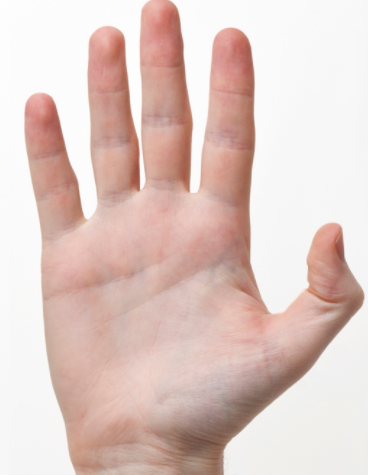
#> input picture Test Codes/Convexity default/Images/Hand1.PNG, 368 x 475 px, given in place of the camera
$ python Main.py
#> lines starting #> are read from the running program, lines starting #| are printed output that depends on the picture; after the words box and inside, x2 and y2 are one past the last pixel; in counts of white or black regions, pixels touching at a corner belong together
# Using Convexity defect

"""
import cv2
import numpy as np

hand = cv2.imread("./TrainData/Greyscale2.jpg",0)

ret, img = cv2.threshold(hand,70,255,cv2.THRESH_BINARY)

countours,hierarchy = cv2.findContours(img.copy(), cv2.RETR_TREE, cv2.CHAIN_APPROX_SIMPLE)

# A one-liner for loop across the contours
hull = [cv2.convexHull(c) for c in countours]
final = cv2.drawContours(hand, hull, -1, (255,255,255))
status = cv2.imwrite(r'./Output/ConvexHull1.jpg', final)
print(status)

cv2.imshow("Hand_Image",hand)
cv2.imshow("Threshold",img)
cv2.imshow("Convex_hull",final)


cv2.waitKey(0)
cv2.destroyAllWindows()

"""

import cv2
import numpy as np
import math
import time

#Start the webCam
cam = cv2.VideoCapture(0)

while cam.isOpened():
    #Read the frames
    var, frames = cam.read()
#> frames is the input picture: shape (475, 368, 3); mean B, G, R 195.9, 201.9, 224

    #Get the hand Data from the rectangle grid
    cv2.rectangle(frames,(100,100),(400,400),(0,255,0),1)
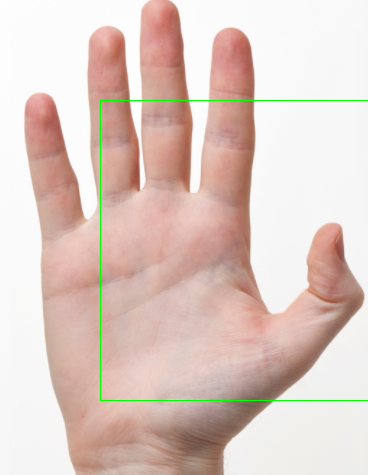
#> frames: shape (475, 368, 3); 0.48% of pixels changed, all inside (x1, y1, x2, y2) = (100, 100, 368, 401)
    crop_image = frames[100:400,100:400]

    #Apply Gaussian blur -Remove noise
    blur = cv2.GaussianBlur(crop_image,(3,3),0)

    #Change from bgr->hsv
    hsv = cv2.cvtColor(blur,cv2.COLOR_BGR2HSV)
#> hsv: shape (300, 268, 3); mean H, S, V 7.4, 43.6, 219.3

    #Creating a mask - Check the color ranges using a trackbar
    mask = cv2.inRange(hsv,np.array([2,0,0]),np.array([20,255,255]))
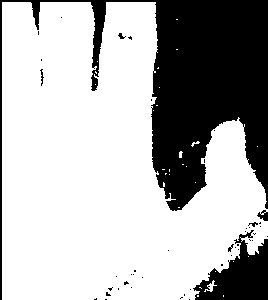
#> mask: shape (300, 268); 70.3% white; 45 black regions (38 under 20 px), largest, box (x1, y1, x2, y2) and area: (0, 0, 268, 300) 20851, (193, 230, 268, 300) 2777, (257, 210, 268, 221) 72

    #Dilation and Erosion
    #Kernel
    kernel = np.ones((5,5))

    dilation = cv2.dilate(mask,kernel,iterations=1)
#> dilation: shape (300, 268); 75.4% white; 7 black regions (3 under 20 px), largest, box (x1, y1, x2, y2) and area: (154, 0, 268, 208) 17338, (198, 241, 268, 300) 2113, (93, 0, 104, 59) 298, (33, 0, 38, 16) 48
    erosion = cv2.erode(dilation,kernel,iterations=1)
#> erosion: shape (300, 268); 72.4% white; 7 black regions, largest, box (x1, y1, x2, y2) and area: (152, 0, 268, 210) 18847, (196, 239, 268, 300) 2495, (91, 0, 106, 61) 576

    filtered = cv2.GaussianBlur(erosion,(3,3),0)
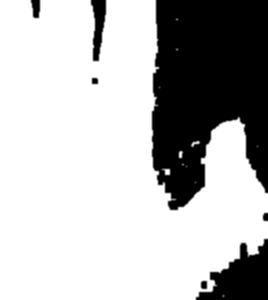
#> filtered: shape (300, 268); min 0, max 255, mean 184.7
    ret,thresh = cv2.threshold(filtered,127,255,0)
#> thresh: shape (300, 268); 72.4% white; 7 black regions

    cv2.imshow("Thresholded",thresh)

    #Contouring
    countours, hierarchy = cv2.findContours(thresh.copy(), cv2.RETR_TREE, cv2.CHAIN_APPROX_SIMPLE)
#> countours = 6 contours, 2 with area under 20; largest, box (x1, y1, x2, y2) and area: (0, 0, 268, 300) 57492, (200, 280, 208, 290) 58, (91, 77, 99, 85) 46, (163, 169, 170, 175) 20

    #Find contours with max Area
    try:
        main_contour = max(countours,key = lambda x: cv2.contourArea(x) )
#> main_contour = contour of 276 points, box (x1, y1, x2, y2) (0, 0, 268, 300), area 57492

        x1,y1,x2,y2 = cv2.boundingRect(main_contour)
#> x1 = 0; y1 = 0; x2 = 268; y2 = 300
        cv2.rectangle(crop_image,(x1,y1),(x1+x2, y1+y2),(0,0,255),0)
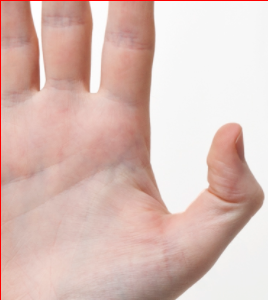
#> crop_image: shape (300, 268, 3); mean B, G, R 184.4, 191.4, 219.6

        #Get the convex hull
        hull = cv2.convexHull(main_contour)
#> hull = contour of 9 points, box (x1, y1, x2, y2) (0, 0, 268, 300), area 68855

        drawing = np.zeros(crop_image.shape,np.uint8)
        cv2.drawContours(drawing,[main_contour],-1,(255,255,255),0)
#> drawing: shape (300, 268, 3); 1.8% white in thin lines or dots
        cv2.drawContours(drawing,[hull],-1,(255,0,0),0)
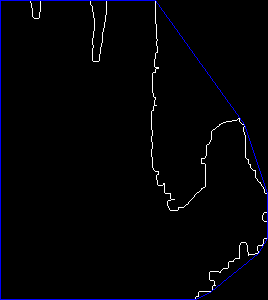
#> drawing: shape (300, 268, 3); mean of channels 0, 1, 2 5.5, 2.5, 2.5; drawn as B, G, R

        # Find the Convexity defect

        hull = cv2.convexHull(main_contour,returnPoints=False)
#> hull = [229, 95, 66, 57, 47, 8, 2, 1, 0]
        defects = cv2.convexityDefects(main_contour,hull)
#> defects = [[229, 0, 246, 15616], [2, 8, 7, 1374], [8, 47, 36, 4926], [47, 57, 50, 1141], [57, 66, 60, 1280], [66, 95, 88, 2429], [95, 229, 151, 28286]]

        #Using Cosine rule
        count_defect = 0

        for i in range(defects.shape[0]):
            startingPoint,endPoint,farthestPoint,ApproxDist = defects[i,0]
            start= tuple(main_contour[startingPoint][0])
            end = tuple(main_contour[endPoint][0])
            far = tuple(main_contour[farthestPoint][0])

            a = math.sqrt((end[0] - start[0])**2 +(end[1]-start[1])**2)
            b = math.sqrt((far[0] - start[0])**2 +(far[1]-start[1])**2)
            c = math.sqrt((end[0] - far[0])**2 +(end[1]-far[1])**2)
            angle = (math.acos((b**2 + c**2 - a**2)/ (2*b*c))*180)/3.14

            #If angle <= 90 draw the circle
            if (angle<=90):
                count_defect+=1
                cv2.circle(crop_image,far,1,[0,0,255],-1)
            cv2.line(crop_image,start,end,[0,0,255],2)
#> this loop made 7 passes
#> (startingPoint, endPoint, farthestPoint, ApproxDist, start, end, far, a) on passes 1 to 7: (229, 0, 246, 15616, (155, 0), (0, 0), (98, 61), 155), (2, 8, 7, 1374, (195, 299), (211, 291), (199, 291), 17.89), (8, 47, 36, 4926, (211, 291), (258, 253), (241, 242), 60.44), (47, 57, 50, 1141, (258, 253), (267, 238), (257, 246), 17.49), (57, 66, 60, 1280, (267, 238), (267, 193), (262, 219), 45), (66, 95, 88, 2429, (267, 193), (244, 124), (245, 157), 72.73), (95, 229, 151, 28286, (244, 124), (155, 0), (169, 209), 152.6)
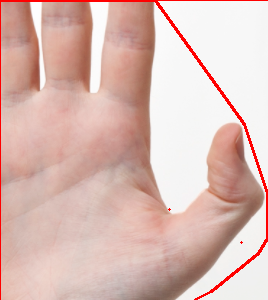
#> crop_image: shape (300, 268, 3); 1.56% of pixels changed, all inside (x1, y1, x2, y2) = (1, 1, 268, 300)
#> after the loop, count_defect = 2

        if (count_defect <=3 and count_defect >=0):
            cv2.putText(frames,"Please keep hands properly",(50,50),cv2.FONT_HERSHEY_SIMPLEX,2,(0,0,255),1)

        elif(count_defect >3 and count_defect <=5):
            cv2.putText(frames,"True",(50,50),cv2.FONT_HERSHEY_SIMPLEX,2,(0,0,255),1)

        else:
            pass

        all_image = np.hstack((drawing,crop_image))
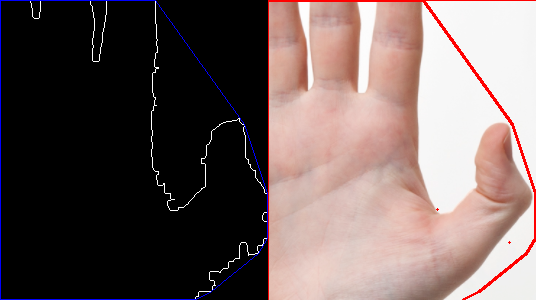
#> all_image: shape (300, 536, 3); mean of channels 0, 1, 2 93.1, 95.1, 111.2; drawn as B, G, R
        cv2.imshow("Countours",all_image)

    except:
        pass

    cv2.imshow("Gestures",frames)

    if cv2.waitKey(1) == ord('a'):
#> (key Esc is pressed here)
        break

cam.release()
cv2.destroyAllWindows()
